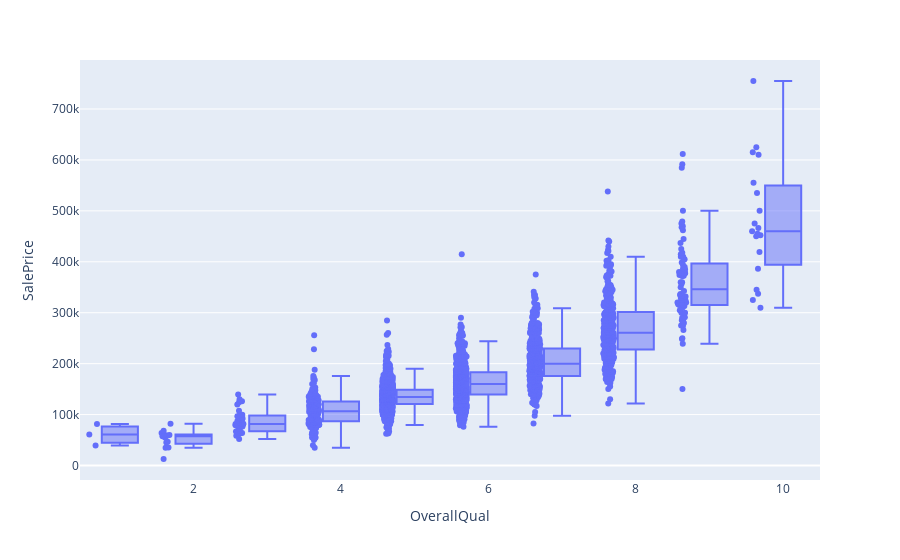

The notebook cell saved with this chart:
### Code cell
fig = px.box(housing, x = "OverallQual", y="SalePrice", points="all")
fig.show()

### Figure 1 — Plotly figure (JSON) as saved in the notebook; plotly's stock layout.template omitted (floating-point values rounded to 4 significant figures; data arrays with more than 128 entries replaced by an {"elided": "..."} marker saying what was removed)
{"data": [{"alignmentgroup": "True", "boxpoints": "all", "hovertemplate": "OverallQual=%{x}<br>SalePrice=%{y}<extra></extra>", "legendgroup": "", "marker": {"color": "#636efa"}, "name": "", "notched": false, "offsetgroup": "", "orientation": "v", "showlegend": false, "type": "box", "x": {"elided": "2578 int values"}, "x0": " ", "xaxis": "x", "y": {"elided": "2578 int values"}, "y0": " ", "yaxis": "y"}], "layout": {"boxmode": "group", "legend": {"tracegroupgap": 0}, "margin": {"t": 60}, "xaxis": {"anchor": "y", "domain": [0, 1], "title": {"text": "OverallQual"}}, "yaxis": {"anchor": "x", "domain": [0, 1], "title": {"text": "SalePrice"}}}}
